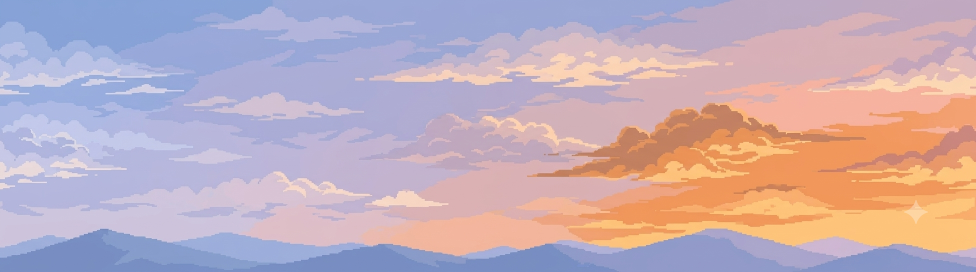
#> input picture tools/art/source/old_world/stone_sky.png, 1952 x 544 px (shown at 1/2 size)
$ python -i build_world.py   (imports and definitions only)
#> lines starting #> are read from the running program, lines starting #| are printed output that depends on the picture; after the words box and inside, x2 and y2 are one past the last pixel; in counts of white or black regions, pixels touching at a corner belong together
#> further down, picture is the input picture: PIL image 1952x544 RGBA; mean R, G, B, A 195, 173.5, 184.6, 255
#!/usr/bin/env python3
"""Builds the Stone Age world art from the Gemini sheets in
tools/art/source/stone_world/ (all on solid magenta, except the sky):

  stone_sky_v2.png   cleaned sky (edge clouds removed, outlines softened)
  stone_hills.png    middle layer, 21:9
  stone_ground.png   ground layer, 21:9
  stone_base.png     cave fortress with 3 plank ledges, 1:1
  stone_turret.png   rock thrower: ready | fired, 16:9
  stone_fx.png       4x2 grid: boulder, sling stone, meteor, - / (dust frames unused)

Writes assets/images/bg, bases and fx, and the base's gate and ledge
positions into assets/data/units.json (base.art). The old art is kept in
tools/art/source/old_world/.

Usage: python3 tools/art/build_world.py <project_root>
"""
import json
import sys
from pathlib import Path

import numpy as np
from PIL import Image
from scipy import ndimage

PX_PER_WORLD = 2  # art resolution: 2 px per world unit (sharp on phones)


def magenta(rgb):
    r, g, b = rgb[..., 0], rgb[..., 1], rgb[..., 2]
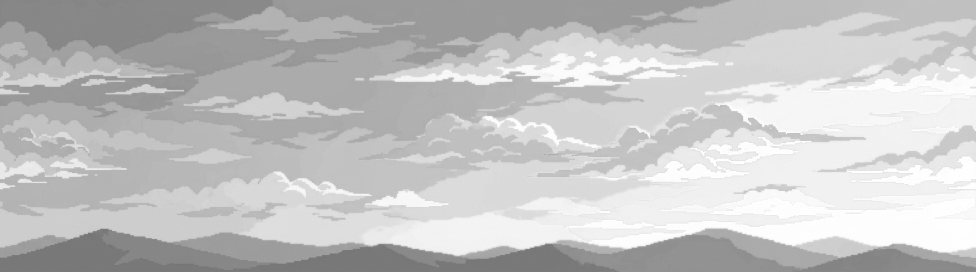
#> r: shape (544, 1952) int64 (shown at 1/2 size); min 114, max 255, mean 195
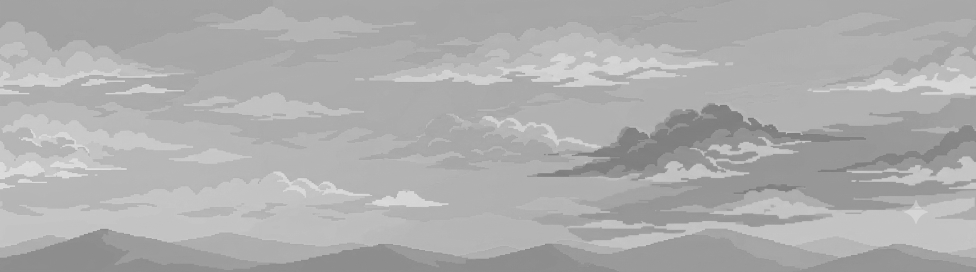
#> g: shape (544, 1952) int64 (shown at 1/2 size); min 112, max 235, mean 173.5
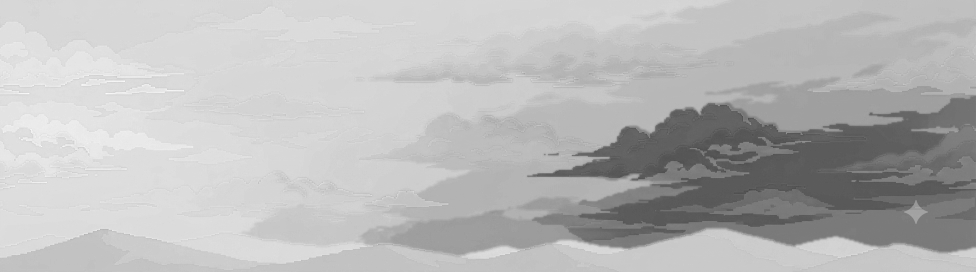
#> b: shape (544, 1952) int64 (shown at 1/2 size); min 64, max 255, mean 184.6
    return (r - g > 70) & (b - g > 70) & (np.abs(r - b) < 90)
#> returned value: shape (544, 1952) bool; every value is 0


def key(img: Image.Image, open_iter=1, min_area=0):
    """Magenta -> transparent. Colour under transparent pixels is copied
    from the nearest opaque pixel so resizing never bleeds pink."""
    rgb = np.asarray(img.convert("RGB")).astype(int)
    fg = ~magenta(rgb)
#> fg: shape (544, 1952) bool; every value is 1
    if open_iter:
        fg = ndimage.binary_opening(fg, iterations=open_iter)
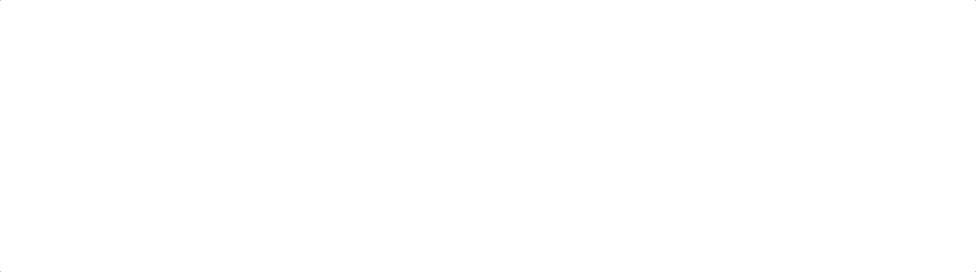
#> fg: shape (544, 1952) bool (shown at 1/2 size); 100% white; black in thin lines or dots
    if min_area:
        lab, n = ndimage.label(fg)
        sizes = ndimage.sum(fg, lab, range(1, n + 1))
        fg &= np.isin(lab, [i + 1 for i, s in enumerate(sizes) if s >= min_area])
    return rgba_from(rgb, fg)


# [7 lines left out: function key_soft, not called in this run]


def rgba_from(rgb, mask):
    idx = ndimage.distance_transform_edt(~mask, return_distances=False, return_indices=True)
    filled = rgb[idx[0], idx[1]]
    # Edge pixels that were blended with magenta: pull them to their
    # inner neighbour's colour.
    edge = mask & ~ndimage.binary_erosion(mask, iterations=2)
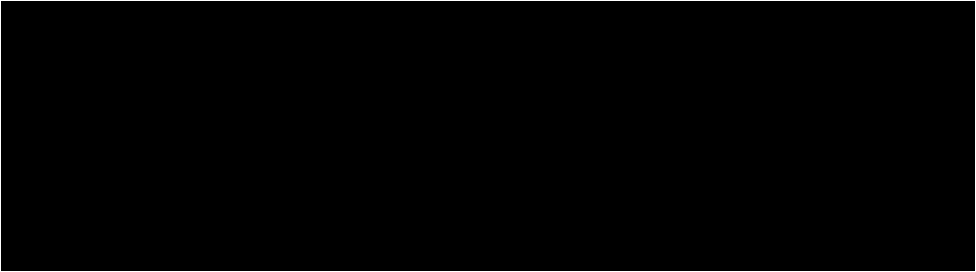
#> edge: shape (544, 1952) bool (shown at 1/2 size); 0.94% white; 1 white region, box (x1, y1, x2, y2) and area: (0, 0, 1952, 544) 9964
    pink = edge & (rgb[..., 0] - rgb[..., 1] > 40) & (rgb[..., 2] - rgb[..., 1] > 40)
    inner = ndimage.binary_erosion(mask, iterations=3)
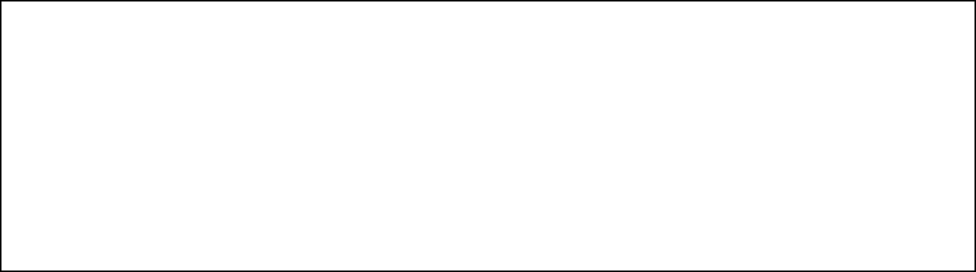
#> inner: shape (544, 1952) bool (shown at 1/2 size); 98.6% white; 1 black region, box (x1, y1, x2, y2) and area: (0, 0, 1952, 544) 14940
    idx2 = ndimage.distance_transform_edt(~inner, return_distances=False, return_indices=True)
    filled[pink] = rgb[idx2[0], idx2[1]][pink]
    alpha = np.where(mask, 255, 0)
#> alpha: shape (544, 1952) int64; 100% white; black in thin lines or dots
    return Image.fromarray(np.dstack([filled, alpha]).astype(np.uint8), "RGBA")
#> returned value: PIL image 1952x544 RGBA


# [56 lines left out: functions remove_sparkle, grey_smoke, side_crop, match_colours, not called in this run]


def trim(img: Image.Image):
    return img.crop(img.getchannel("A").getbbox())


def fit_h(img: Image.Image, h: int):
    return img.resize((max(1, round(img.width * h / img.height)), h), Image.LANCZOS)


# [266 lines left out: functions red, bottom_cut, planks, main, build_bg, build_icons and 2 more, not called in this run]


# [2 lines not run here, left out]

>>> from PIL import Image
>>> picture = Image.open('source/old_world/stone_sky.png')
>>> result = key(picture)
